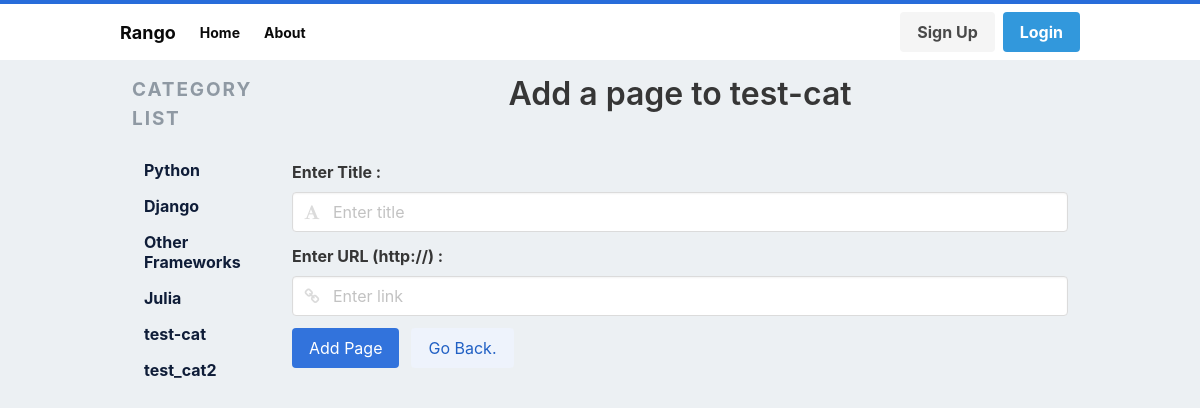
/rango/category/test-cat/add_page/, run on the app's committed database.
### rango/models.py (models this page shows, shortened)
class Category(models.Model):
    NAME_MAX_LENGTH = 128
    name = models.CharField(max_length=NAME_MAX_LENGTH, unique = True)
    views = models.IntegerField(default=0) # exercise question
    likes = models.IntegerField(default=0) # exercise question
    slug = models.SlugField(unique=True)
    class Meta:
        verbose_name_plural = "Categories" # for fixing 'Categorys'

### rango/views.py (the view, shortened to what this page needs)
# urls.py: path('category/<slug:category_name_slug>/add_page/', views.AddPageView.as_view(), name='add_page'),
class AddPageView(View):
    def get_cat_name(self, category_name_slug):
        try:
            category = Category.objects.get(slug=category_name_slug)
        except Category.DoesNotExist:
            category = None
        return category
    def get(self, request, category_name_slug):
        form = PageForm()
        category = self.get_cat_name(category_name_slug)
        if category is None:
            return redirect(reverse('rango:index'))
        context_dict = {'form':form, 'category':category}
        return render(request, 'rango/add_page.html', context_dict)

### rango/forms.py (shortened to what this page needs)
class PageForm(forms.ModelForm):
    title = forms.CharField(max_length=Page.TITLE_MAX_LENGTH, help_text='Please Enter Title of the Page')
    url = forms.URLField(max_length=200, help_text='Please Enter URL of the Page.')
    views = forms.IntegerField(widget = forms.HiddenInput(), initial = 0, required=False)
    class Meta:
        model = Page
        exclude = ('category',)

### rango/templatetags/rango_template_tags.py (called while the page is built)
@register.inclusion_tag('rango/categories.html')
def get_category_list(current_category=None):
    return {'categories': Category.objects.all(),
            'current_category':current_category}

### templates/rango/add_page.html (shortened to what this page needs)
{% extends 'rango/base.html' %}
{% load staticfiles %}
{% block body_block %}
<center>
    <h3 class="title is-3">Add a page to {{ category.name }}</h3><br>
</center>
    <form action="{% url 'rango:add_page' category.slug %}" id="page_form" method="POST">
        <div class="field">
            <label for="id_name" class="label">Enter Title  : </label>
            <div class="control has-icons-left">
                <input type="text" class="input" placeholder="Enter title" maxlength="128" required id="id_title" name="title">
                <span class="icon is-small is-left"></span>
            </div>
        </div>
        <div class="field">
            <label for="id_name" class="label">Enter URL (http://) : </label>
            <div class="control has-icons-left">
                <input type="url" class="input" placeholder="Enter link" maxlength="200" name="url" required id="id_url">
                <span class="icon is-small is-left"></span>
            </div>
        </div>
        <div class="field is-grouped">
            <div class="control">
                <input class="button is-link" type="submit" name="submit" value="Add Page">
            </div>
            <div class="control">
                <a class="button is-link is-light" href="/rango">Go Back.</a>
            </div>
        </div>
    </form>
{% endblock %}

### templates/rango/categories.html
{% for c in categories %}
    {% if c == current_category %}
    <li>
        <b>
            <a href="{% url 'rango:show_category' c.slug %}">{{ c.name }}</a>
        </b>
    </li>
    {% else %}
    <li>
        <a href="{% url 'rango:show_category' c.slug %}">{{ c.name }}</a>
    </li>
    {% endif %}
{% endfor %}

### static/css/admin.css (style rules this page uses)
html, body { font-family: -apple-system, BlinkMacSystemFont, "Segoe UI", Roboto, Oxygen-Sans, Ubuntu, Cantarell, "Helvetica Neue", sans-serif; font-size: 16px; line-height: 1.5; height: 100%; background: #ECF0F3; }
.menu-list a { color: #0F1D38; font-size: 16px; font-weight: 700; }

### data on the page
Category: name "Python"
Category: name "Django"
Category: name "Other Frameworks"
Category: name "Julia"
Category: name "test-cat"
Category: name "test_cat2"
